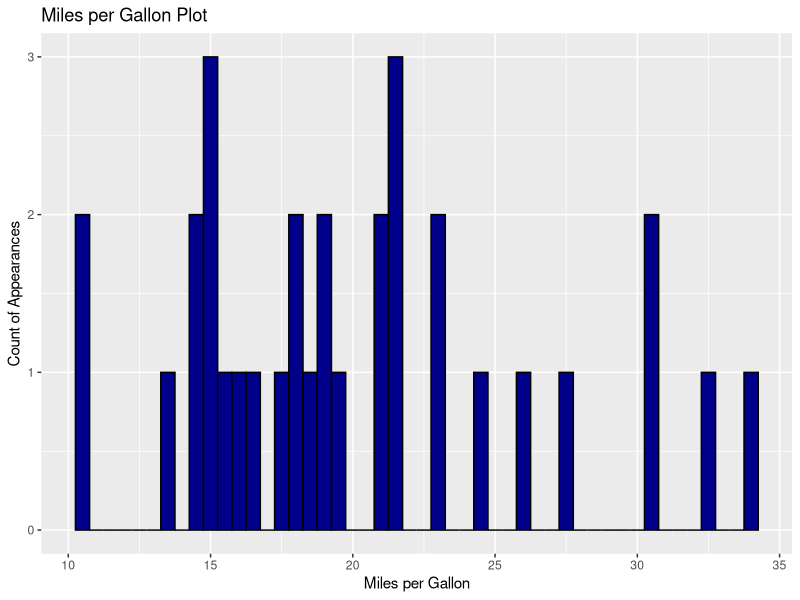
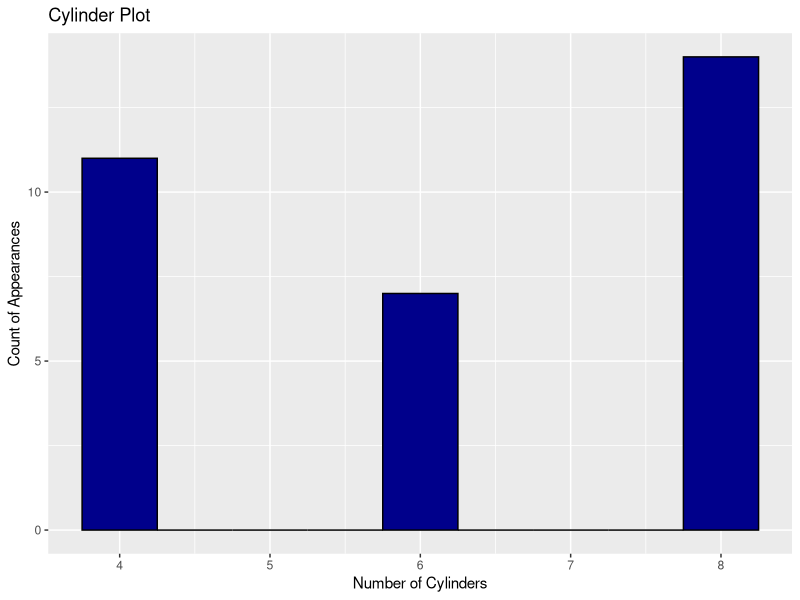

These figures' R source, in order:
## ---- chunk 1
setwd("C:/Users/Ashley Rainbow/Desktop/Data Fellowship/data-fellowship/Data Visualisation/Data Viz Exercise")
library(ggplot2)
## ---- chunk 2
data("mtcars")
## ---- chunk 3
ggplot(mtcars, aes(x = mpg)) +
  geom_histogram(col = "black", fill = "dark blue", binwidth = 0.5) +
  labs(title = "Miles per Gallon Plot", x = "Miles per Gallon", y = "Count of Appearances")
## ---- chunk 4
ggplot(mtcars, aes(x = cyl)) +
  geom_histogram(col = "black", fill = "dark blue", binwidth = 0.5) +
  labs(title = "Cylinder Plot", x = "Number of Cylinders", y = "Count of Appearances")
